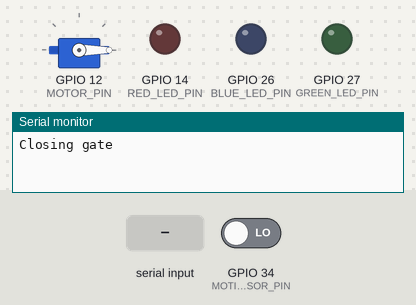
This sketch was run on a simulated ESP32. Parts: servo, output pins drawn as LEDs (lit = HIGH), the last lines printed to the serial monitor. Inputs (shaded band) come from the test bench; at power-on: GPIO 34 (MOTION_SENSOR_PIN) LOW.

Above: at 1.2 s.
1.3 s: "openGate\n" received over Serial
At 2.3 s:
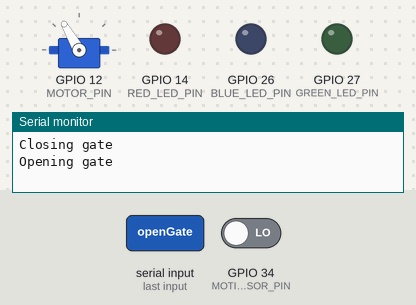
2.8 s: GPIO 34 (MOTION_SENSOR_PIN) driven HIGH
At 5.6 s:
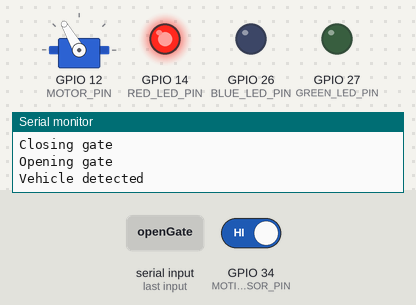
5.8 s: "closeGate\n" received over Serial
At 6.9 s:
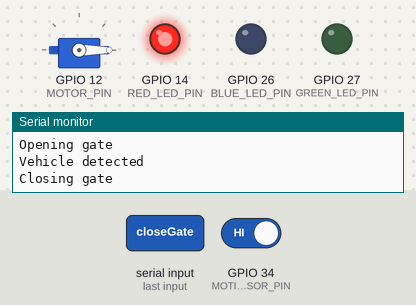
7.3 s: GPIO 34 (MOTION_SENSOR_PIN) driven LOW
At 8.1 s:
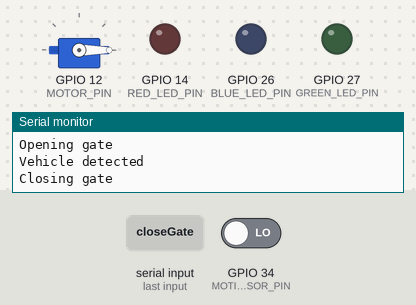
Timing chart, 0 to 10.3 s (numbered marks = the images above; inputs shaded):
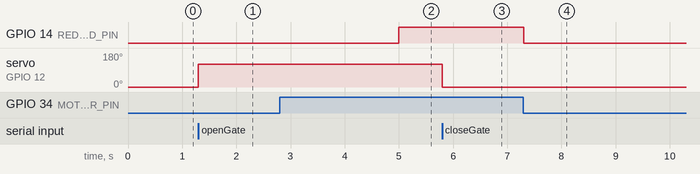

Measured:
- after the input at 1.3 s, servo on GPIO 12 (MOTOR_PIN): 0° → 120° at once
- after the input at 2.8 s, GPIO 14 (RED_LED_PIN): LOW → HIGH after 2.2 s
- after the input at 5.8 s, servo on GPIO 12 (MOTOR_PIN): 120° → 0° at once
- after the input at 7.3 s, GPIO 14 (RED_LED_PIN): HIGH → LOW at once

The sketch:

esp.ino
```cpp
#include <ESP32Servo.h>
#include <MFRC522.h>
#include <Arduino.h>

// Constants for pin assignments
constexpr uint8_t RESET_PIN = 5;
constexpr uint8_t SS_PIN = 21;
constexpr int MOTOR_PIN = 12;  // Pin connected to the servo signal
constexpr int MOTION_SENSOR_PIN = 34;
constexpr int BLUE_LED_PIN = 26;
constexpr int GREEN_LED_PIN = 27;
constexpr int RED_LED_PIN = 14;

// Constants for operation
constexpr unsigned long VEHICLE_DETECTION_INTERVAL = 5000; // 5 seconds

// Global variables
Servo gateServo;  // Create a servo object to control the gate
unsigned long lastVehicleDetectedTime = 0;
bool gatePaused = false;
String incomingCommand = "";

void setup() {
  pinMode(MOTION_SENSOR_PIN, INPUT);
  pinMode(RED_LED_PIN, OUTPUT);
  pinMode(GREEN_LED_PIN, OUTPUT);
  pinMode(BLUE_LED_PIN, OUTPUT);
  Serial.begin(115200);
  SPI.begin();
  gateServo.attach(MOTOR_PIN);  // Attach the servo to the motor pin
  closeGate();
}

void loop() {
  checkVehiclePresence();
  readSerialCommands();
}

void checkVehiclePresence() {
  bool motionDetected = digitalRead(MOTION_SENSOR_PIN) == HIGH;
  unsigned long currentTime = millis();

  if (motionDetected && (currentTime - lastVehicleDetectedTime > VEHICLE_DETECTION_INTERVAL)) {
    Serial.println("Vehicle detected");
    indicateVehicleDetected();
    lastVehicleDetectedTime = currentTime;
  } else if (!motionDetected) {
    resetVehicleDetectionIndicator();
  }
}

void indicateVehicleDetected() {
  digitalWrite(RED_LED_PIN, HIGH);
}

void resetVehicleDetectionIndicator() {
  digitalWrite(RED_LED_PIN, LOW);
}

void openGate() {
  if (!gatePaused) {
    Serial.println("Opening gate");
    digitalWrite(GREEN_LED_PIN, HIGH);
    gateServo.write(120);  // Move servo to open position
    digitalWrite(GREEN_LED_PIN, LOW);
  }
}

void closeGate() {
  if (!gatePaused) {
    digitalWrite(GREEN_LED_PIN, HIGH);
    Serial.println("Closing gate");
    gateServo.write(0);  // Move servo to closed position
    digitalWrite(GREEN_LED_PIN, LOW);
  }
}

void pauseGate() {
  gatePaused = !gatePaused;  // Toggle the pause state
  if (gatePaused) {
    Serial.println("Gate paused");
  } else {
    Serial.println("Gate unpaused");
  }
}

void readSerialCommands() {
  if (Serial.available() > 0) {
    incomingCommand = Serial.readStringUntil('\n');
    incomingCommand.trim();

    if (incomingCommand == "openGate") {
      openGate();
    } else if (incomingCommand == "closeGate") {
      closeGate();
    } else if (incomingCommand == "pauseGate") {
      pauseGate();
    } else {
      Serial.println("Invalid command");
    }
  }
}
```
